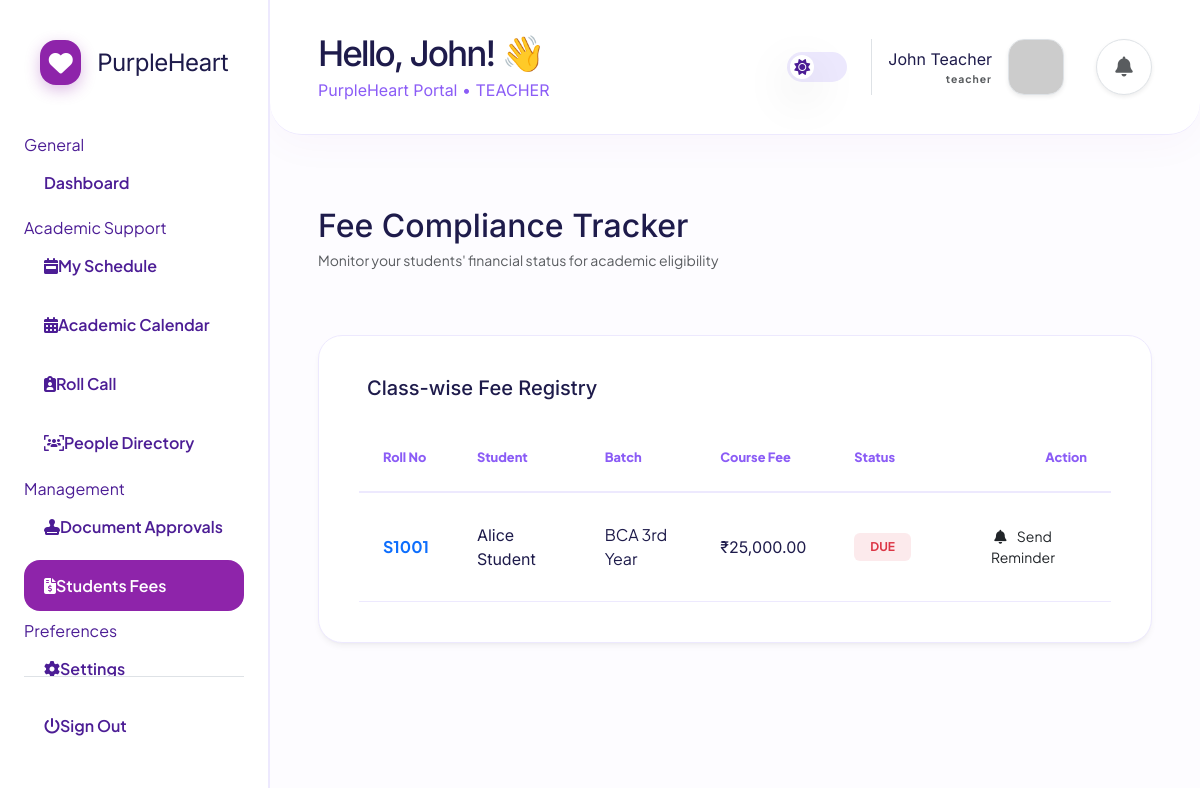
Screenshot of /teacher/fees_overview.php (signed in) with the database file from the repository.
### tables this page shows
CREATE TABLE fees (
    id INT AUTO_INCREMENT PRIMARY KEY,
    student_id INT NOT NULL,
    amount DECIMAL(10, 2) NOT NULL,
    due_date DATE NOT NULL,
    paid_date DATE,
    status ENUM('pending', 'paid', 'overdue') DEFAULT 'pending',
    receipt_no VARCHAR(100) UNIQUE,
    FOREIGN KEY (student_id) REFERENCES students(id) ON DELETE CASCADE
);

CREATE TABLE students (
    id INT AUTO_INCREMENT PRIMARY KEY,
    user_id INT NOT NULL,
    roll_no VARCHAR(50) UNIQUE NOT NULL,
    class VARCHAR(50),
    semester INT,
    parent_phone VARCHAR(20),
    FOREIGN KEY (user_id) REFERENCES users(id) ON DELETE CASCADE
);

CREATE TABLE users (
    id INT AUTO_INCREMENT PRIMARY KEY,
    name VARCHAR(255) NOT NULL,
    email VARCHAR(255) UNIQUE NOT NULL,
    password VARCHAR(255) NOT NULL,
    role ENUM('admin', 'teacher', 'student', 'parent') NOT NULL,
    phone VARCHAR(20),
    created_at TIMESTAMP DEFAULT CURRENT_TIMESTAMP
);

### teacher/fees_overview.php (the view, shortened to what this page needs)
<?php
require_once('../config/db.php');
$fee_overview = $pdo->query("SELECT f.*, u.name as student_name, s.roll_no, s.class, u.id as student_user_id
                             FROM fees f
                             JOIN students s ON f.student_id = s.id
                             JOIN users u ON s.user_id = u.id
                             ORDER BY s.class, u.name ASC")->fetchAll();
?>
<!DOCTYPE html>
<html lang="en">
<head>
    <link href="https://cdn.jsdelivr.net/npm/bootstrap@5.3.0/dist/css/bootstrap.min.css" rel="stylesheet">
    <link rel="stylesheet" href="https://cdnjs.cloudflare.com/ajax/libs/font-awesome/6.4.0/css/all.min.css">
    <link rel="stylesheet" href="../assets/css/style.css?v=2">
</head>
<body>
    <div class="wrapper">
        <?php include('../includes/sidebar.php'); ?>
        <div class="main-content">
            <?php include('../includes/topbar.php'); ?>
            <div class="content-area">
                <div class="d-flex justify-content-between align-items-center mb-5 animate-up">
                    <div>
                        <h2 class="fw-800 mb-1">Fee Compliance Tracker</h2>
                        <p class="text-muted small fw-600">Monitor your students' financial status for academic eligibility</p>
                    </div>
                </div>
                <div class="card-premium animate-up">
                    <h5 class="fw-800 mb-4 px-2">Class-wise Fee Registry</h5>
                    <div class="table-responsive">
                        <table class="glass-table">
                            <thead>
                                <tr>
                                    <th>Roll No</th>
                                    <th>Student</th>
                                    <th>Batch</th>
                                    <th>Course Fee</th>
                                    <th>Status</th>
                                    <th class="text-end">Action</th>
                                </tr>
                            </thead>
                            <tbody>
                                <?php foreach($fee_overview as $fo): ?>
                                <tr>
                                    <td class="fw-bold text-primary"><?php echo $fo['roll_no']; ?></td>
                                    <td class="fw-800"><?php echo $fo['student_name']; ?></td>
                                    <td><span class="badge-category cat-user-login"><?php echo $fo['class']; ?></span></td>
                                    <td class="fw-800">₹<?php echo number_format($fo['amount'], 2); ?></td>
                                    <td>
                                        <?php if($fo['status'] == 'paid'): ?>
                                            <span class="badge bg-success bg-opacity-10 text-success fw-extrabold p-2 small px-3">PAID</span>
                                        <?php else: ?>
                                            <span class="badge bg-danger bg-opacity-10 text-danger fw-extrabold p-2 small px-3">DUE</span>
                                        <?php endif; ?>
                                    </td>
                                    <td class="text-end">
                                        <?php if($fo['status'] !== 'paid'): ?>
                                            <form method="POST" class="d-inline">
                                                <button type="submit" name="send_reminder" class="btn btn-sm btn-premium py-2 px-3">
                                                    <i class="fas fa-bell me-2"></i> Send Reminder
                                                </button>
                                            </form>
                                        <?php else: ?>
                                            <span class="text-muted small fw-bold">No Action Needed</span>
                                        <?php endif; ?>
                                    </td>
                                </tr>
                                <?php endforeach; ?>
                            </tbody>
                        </table>
                    </div>
                </div>
            </div>
        </div>
    </div>
</body>
</html>

### assets/css/style.css (style rules this page uses)
:root { --primary: #8e24aa; --primary-hover: #6a1b9a; --primary-soft: #f3e5f5; --bg-page: #fdfcff; --bg-card: #ffffff; --bg-sidebar: #ffffff; --text-main: #1e1b4b; --text-body: #4c1d95; --text-muted: #8b5cf6; --border: #ede9fe; --input-bg: #ffffff; --glass-bg: rgba(255, 255, 255, 0.7); --glass-border: rgba(255, 255, 255, 0.5); --shadow: 0 4px 6px -1px rgba(0, 0, 0, 0.05), 0 2px 4px -2px rgba(0, 0, 0, 0.05); --shadow-lg: 0 20px 25px -5px rgba(0, 0, 0, 0.05), 0 8px 10px -6px rgba(0, 0, 0, 0.05); --radius-3xl: 32px; --radius-2xl: 24px; --radius-xl: 16px; --radius-lg: 12px; }
* { margin:0; padding:0; box-sizing:border-box; transition: background-color 0.4s ease, border-color 0.4s ease; }
body { background: var(--bg-page); color: var(--text-body); font-family: 'Plus Jakarta Sans', sans-serif; min-height: 100vh; }
h1, h2, h3, h4, h5, h6, .fw-800 { color: var(--text-main) !important; font-family: 'Inter', sans-serif; }
.wrapper { display: flex; min-height: 100vh; }
.main-content { flex: 1; margin-left: 270px; background: var(--bg-page); }
.content-area { padding: 2.5rem 3rem; }
.card-premium { background: var(--bg-card); border-radius: var(--radius-2xl); padding: 2.5rem; box-shadow: var(--shadow); border: 1px solid var(--border); transition: transform 0.3s ease, box-shadow 0.3s ease; }
.glass-table { width: 100%; border-collapse: separate; border-spacing: 0; }
.glass-table th { padding: 1.5rem; color: var(--text-muted); border-bottom: 2px solid var(--border); text-align: left; font-size: 0.8rem; font-weight: 800; }
.glass-table td { padding: 1.5rem; color: var(--text-main); border-bottom: 1px solid var(--border); }
.animate-up { animation: fadeInUp 0.5s ease forwards; }

### rows the page displays
fees: student.roll_no "S1001", users.name "Alice Student", student.class "BCA 3rd Year", amount "25,000.00", status "DUE"

### other values shown
explode(' ', $user_name)[0] "John"
$role "TEACHER"
$user_name "John Teacher"
$role "teacher"
